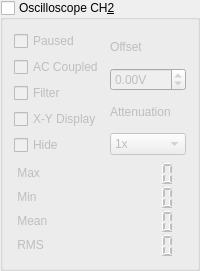
           <widget class="QGroupBox" name="scopeGroup_CH2">
            <property name="enabled">
             <bool>true</bool>
            </property>
            <property name="title">
             <string>Oscilloscope CH&amp;2</string>
            </property>
            <property name="flat">
             <bool>false</bool>
            </property>
            <property name="checkable">
             <bool>true</bool>
            </property>
            <property name="checked">
             <bool>false</bool>
            </property>
            <layout class="QVBoxLayout" name="verticalLayout_11">
             <item>
              <layout class="QHBoxLayout" name="horizontalLayout_6">
               <item>
                <layout class="QVBoxLayout" name="verticalLayout_23">
                 <item>
                  <widget class="QCheckBox" name="pausedLabel_CH2">
                   <property name="text">
                    <string>Paused</string>
                   </property>
                  </widget>
                 </item>
                 <item>
                  <widget class="QCheckBox" name="acCoupledLabel_CH2">
                   <property name="text">
                    <string>AC Coupled</string>
                   </property>
                  </widget>
                 </item>
                 <item>
                  <widget class="QCheckBox" name="filterLabel_CH2">
                   <property name="text">
                    <string>Filter</string>
                   </property>
                  </widget>
                 </item>
                 <item>
                  <widget class="QCheckBox" name="xyDisplayLabel">
                   <property name="text">
                    <string>X-Y Display</string>
                   </property>
                  </widget>
                 </item>
                 <item>
                  <widget class="QCheckBox" name="hideCH2Box">
                   <property name="text">
                    <string>Hide</string>
                   </property>
                  </widget>
                 </item>
                </layout>
               </item>
               <item>
                <layout class="QVBoxLayout" name="verticalLayout_24">
                 <item>
                  <widget class="QLabel" name="label_3">
                   <property name="text">
                    <string>Offset</string>
                   </property>
                  </widget>
                 </item>
                 <item>
                  <widget class="espoSpinBox" name="offsetSpinBox_CH2">
                   <property name="suffix">
                    <string>V</string>
                   </property>
                   <property name="minimum">
                    <double>-20.000000000000000</double>
                   </property>
                   <property name="maximum">
                    <double>20.000000000000000</double>
                   </property>
                  </widget>
                 </item>
                 <item>
                  <widget class="QLabel" name="label_4">
                   <property name="text">
                    <string>Attenuation</string>
                   </property>
                  </widget>
                 </item>
                 <item>
                  <widget class="QComboBox" name="attenuationComboBox_CH2">
                   <item>
                    <property name="text">
                     <string>1x</string>
                    </property>
                   </item>
                   <item>
                    <property name="text">
                     <string>5x</string>
                    </property>
                   </item>
                   <item>
                    <property name="text">
                     <string>10x</string>
                    </property>
                   </item>
                  </widget>
                 </item>
                </layout>
               </item>
              </layout>
             </item>
             <item>
              <layout class="QGridLayout" name="gridLayout_3">
               <property name="spacing">
                <number>0</number>
               </property>
               <item row="0" column="0">
                <widget class="QLabel" name="voltageInfoMaxLabel_CH2">
                 <property name="text">
                  <string> Max</string>
                 </property>
                </widget>
               </item>
               <item row="0" column="1">
                <widget class="QLCDNumber" name="voltageInfoMaxDisplay_CH2">
                 <property name="minimumSize">
                  <size>
                   <width>0</width>
                   <height>24</height>
                  </size>
                 </property>
                 <property name="frameShape">
                  <enum>QFrame::NoFrame</enum>
                 </property>
                </widget>
               </item>
               <item row="1" column="0">
                <widget class="QLabel" name="voltageInfoMinLabel_CH2">
                 <property name="text">
                  <string> Min</string>
                 </property>
                </widget>
               </item>
               <item row="1" column="1">
                <widget class="QLCDNumber" name="voltageInfoMinDisplay_CH2">
                 <property name="minimumSize">
                  <size>
                   <width>0</width>
                   <height>24</height>
                  </size>
                 </property>
                 <property name="frameShape">
                  <enum>QFrame::NoFrame</enum>
                 </property>
                </widget>
               </item>
               <item row="2" column="0">
                <widget class="QLabel" name="voltageInfoMeanLabel_CH2">
                 <property name="text">
                  <string> Mean</string>
                 </property>
                </widget>
               </item>
               <item row="2" column="1">
                <widget class="QLCDNumber" name="voltageInfoMeanDisplay_CH2">
                 <property name="minimumSize">
                  <size>
                   <width>0</width>
                   <height>24</height>
                  </size>
                 </property>
                 <property name="frameShape">
                  <enum>QFrame::NoFrame</enum>
                 </property>
                </widget>
               </item>
               <item row="3" column="0">
                <widget class="QLabel" name="voltageInfoRmsLabel_CH2">
                 <property name="text">
                  <string> RMS</string>
                 </property>
                </widget>
               </item>
               <item row="3" column="1">
                <widget class="QLCDNumber" name="voltageInfoRmsDisplay_CH2">
                 <property name="minimumSize">
                  <size>
                   <width>0</width>
                   <height>24</height>
                  </size>
                 </property>
                 <property name="frameShape">
                  <enum>QFrame::NoFrame</enum>
                 </property>
                </widget>
               </item>
              </layout>
             </item>
            </layout>
           </widget>
